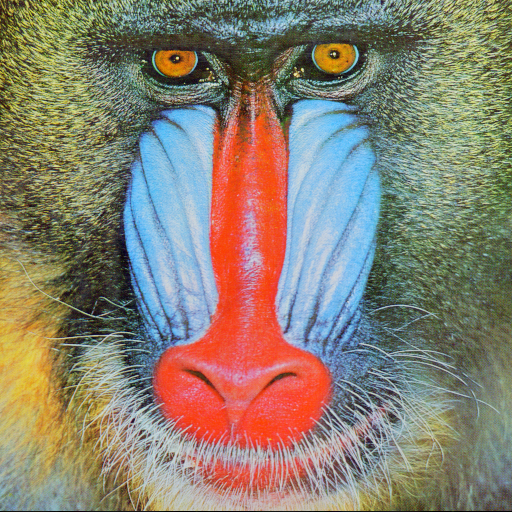
#> input picture software/python/img/baboon.png, 512 x 512 px; its folder holds only this picture in this run
$ python to_bmp.py
#> lines starting #> are read from the running program, lines starting #| are printed output that depends on the picture
from PIL import Image
import os

SRC_FOLDER = "img"
DEST_FOLDER = "img_bmp"
LANDSCAPE_MODE = False

PORTRAIT_RESOLUTION  = (240, 320)
LANDSCAPE_RESOLUTION = (320, 240)

TARGET_RESOLUTION = PORTRAIT_RESOLUTION
if LANDSCAPE_MODE:
  TARGET_RESOLUTION = (320,240)
  print("Outputting in landscape")
else:
  TARGET_RESOLUTION = PORTRAIT_RESOLUTION
  print("Outputting in portrait")

os.makedirs(DEST_FOLDER, exist_ok=True)

def resize_and_convert(image_path, output_folder, target_size):
    """Resizes an image to the target size while maintaining aspect ratio and saves it as a 24-bit BMP."""
#> called with image_path = 'img/baboon.png', output_folder = 'img_bmp', target_size = (240, 320)

    # Open image
    img = Image.open(image_path).convert("RGB")  # Ensure RGB mode
#> img is the input picture: PIL image 512x512 RGB; mean R, G, B 137.4, 128.9, 113.1

    # Resize while maintaining aspect ratio
    img.thumbnail(target_size, Image.LANCZOS)
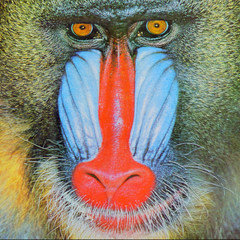
#> img: PIL image 240x240 RGB; mean R, G, B 137.4, 128.9, 113.2

    # Create a new image with the exact target size (black background)
    new_img = Image.new("RGB", target_size, (0, 0, 0))  # Black background
#> new_img: PIL image 240x320 RGB; every value is 0

    # Paste resized image at the center
    x_offset = (target_size[0] - img.width) // 2
#> x_offset = 0
    y_offset = (target_size[1] - img.height) // 2
#> y_offset = 40
    new_img.paste(img, (x_offset, y_offset))
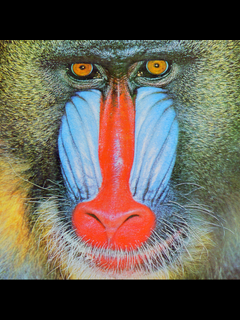
#> new_img: PIL image 240x320 RGB; mean R, G, B 103.1, 96.7, 84.9

    # Save as 24-bit BMP
    if LANDSCAPE_MODE:
      output_path = os.path.join(output_folder, os.path.splitext(os.path.basename(image_path))[0] + "-landscape.bmp")
    else:
      output_path = os.path.join(output_folder, os.path.splitext(os.path.basename(image_path))[0] + "-portrait.bmp")
    new_img.save(output_path, format="BMP")
    print(f"✔ Converted: {image_path} → {output_path}")

# Process all images in the input folder
for filename in os.listdir(SRC_FOLDER):
    if filename.lower().endswith((".jpg", ".jpeg", ".png", ".bmp", ".gif")):
        resize_and_convert(os.path.join(SRC_FOLDER, filename), DEST_FOLDER, TARGET_RESOLUTION)

print("\n All images have been converted and saved in the 'output_bmp' folder!")

$ run again, on software/python/img/fruits.png
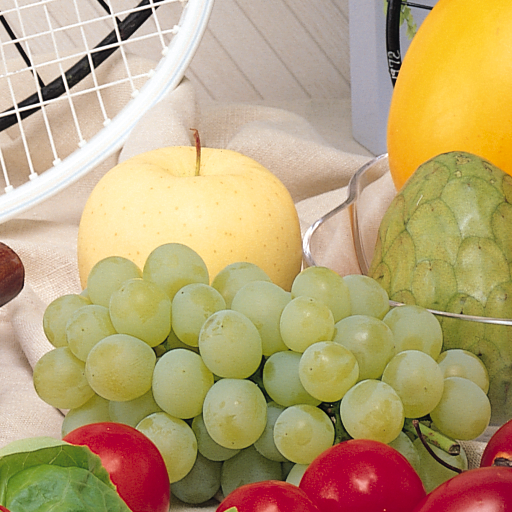
#> input picture software/python/img/fruits.png, 512 x 512 px
#> in resize_and_convert, img is the input picture: PIL image 512x512 RGB; mean R, G, B 185.5, 163.3, 118.3
#> in resize_and_convert, `img.thumbnail(target_size, Image.LANCZOS)`:
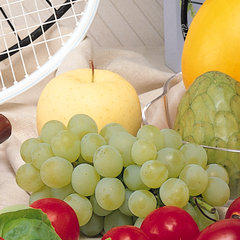
#> img: PIL image 240x240 RGB; mean R, G, B 185.5, 163.3, 118.3
#> in resize_and_convert, `new_img.paste(img, (x_offset, y_offset))`:
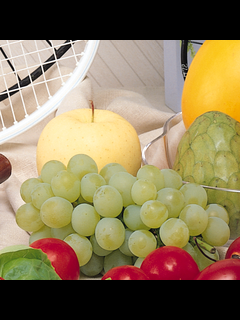
#> new_img: PIL image 240x320 RGB; mean R, G, B 139.1, 122.5, 88.7

$ run again, on software/python/img/peppers.png
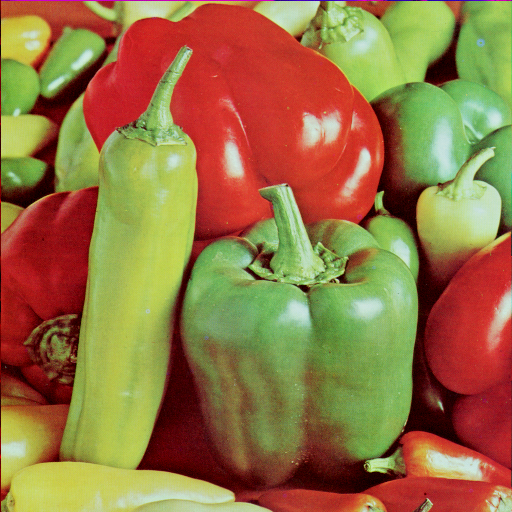
#> input picture software/python/img/peppers.png, 512 x 512 px
#> in resize_and_convert, img is the input picture: PIL image 512x512 RGB; mean R, G, B 149.8, 115.6, 66.5
#> in resize_and_convert, `img.thumbnail(target_size, Image.LANCZOS)`:
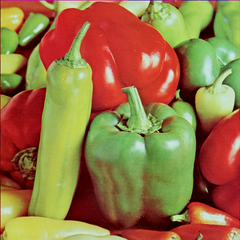
#> img: PIL image 240x240 RGB; mean R, G, B 149.9, 115.7, 66.5
#> in resize_and_convert, `new_img.paste(img, (x_offset, y_offset))`:
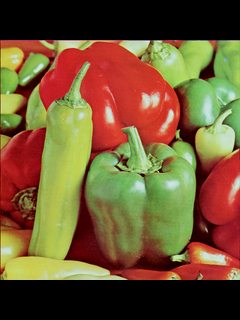
#> new_img: PIL image 240x320 RGB; mean R, G, B 112.4, 86.8, 49.9
